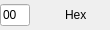
<?xml version="1.0" encoding="UTF-8"?>
<ui version="4.0">
<comment>
  * Released as open source by NCC Group Plc - http://www.nccgroup.com/
  *
  * Developed by Gabriel Caudrelier, gabriel dot caudrelier at nccgroup dot com
  *
  * https://github.com/nccgroup/pip3line
  *
  * Released under AGPL see LICENSE for more information
</comment>
 <class>HexWidget</class>
 <widget class="QWidget" name="HexWidget">
  <property name="geometry">
   <rect>
    <x>0</x>
    <y>0</y>
    <width>110</width>
    <height>30</height>
   </rect>
  </property>
  <property name="windowTitle">
   <string>Form</string>
  </property>
  <layout class="QHBoxLayout" name="horizontalLayout">
   <property name="spacing">
    <number>0</number>
   </property>
   <property name="margin">
    <number>0</number>
   </property>
   <item alignment="Qt::AlignLeft">
    <widget class="QLineEdit" name="hexLineEdit">
     <property name="maximumSize">
      <size>
       <width>30</width>
       <height>16777215</height>
      </size>
     </property>
     <property name="inputMask">
      <string>HH; </string>
     </property>
     <property name="text">
      <string>00</string>
     </property>
     <property name="maxLength">
      <number>2</number>
     </property>
    </widget>
   </item>
   <item>
    <spacer name="horizontalSpacer">
     <property name="orientation">
      <enum>Qt::Horizontal</enum>
     </property>
     <property name="sizeType">
      <enum>QSizePolicy::Fixed</enum>
     </property>
     <property name="sizeHint" stdset="0">
      <size>
       <width>20</width>
       <height>20</height>
      </size>
     </property>
    </spacer>
   </item>
   <item alignment="Qt::AlignLeft">
    <widget class="QLabel" name="label">
     <property name="text">
      <string>Hex</string>
     </property>
    </widget>
   </item>
  </layout>
 </widget>
 <resources/>
 <connections/>
</ui>
